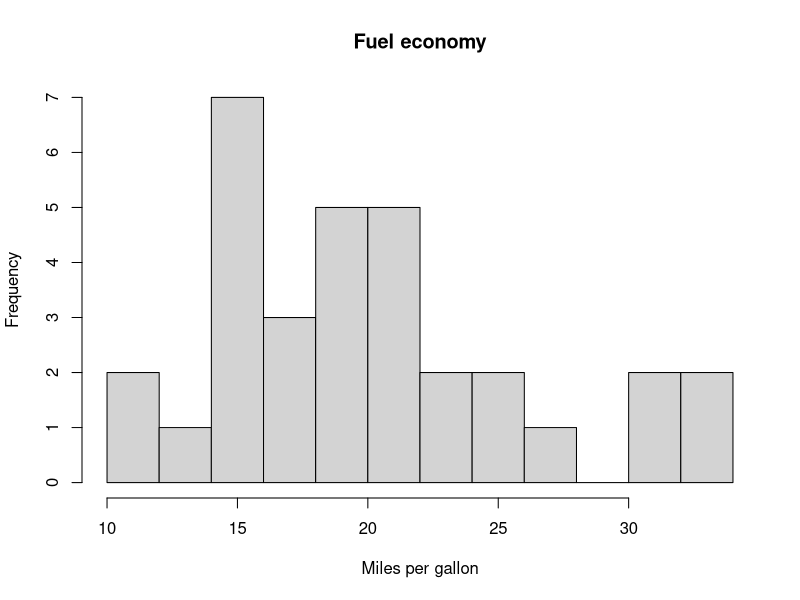
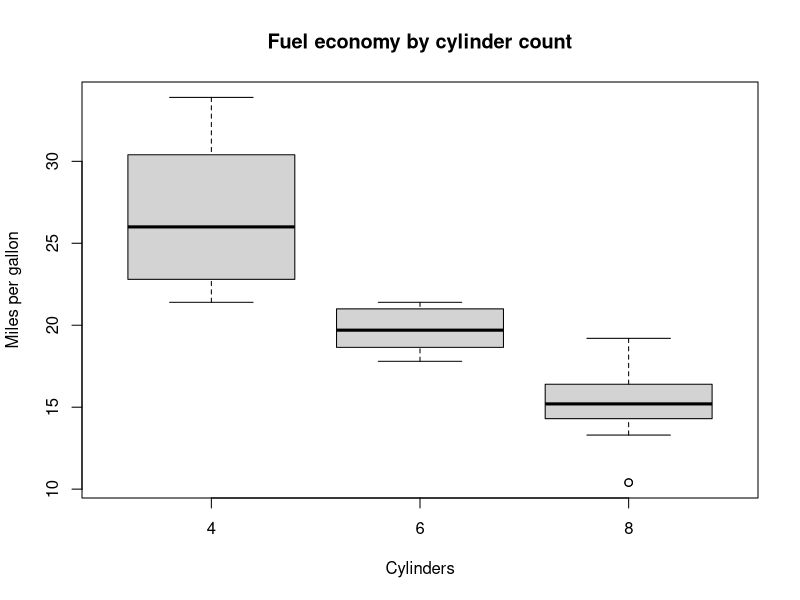
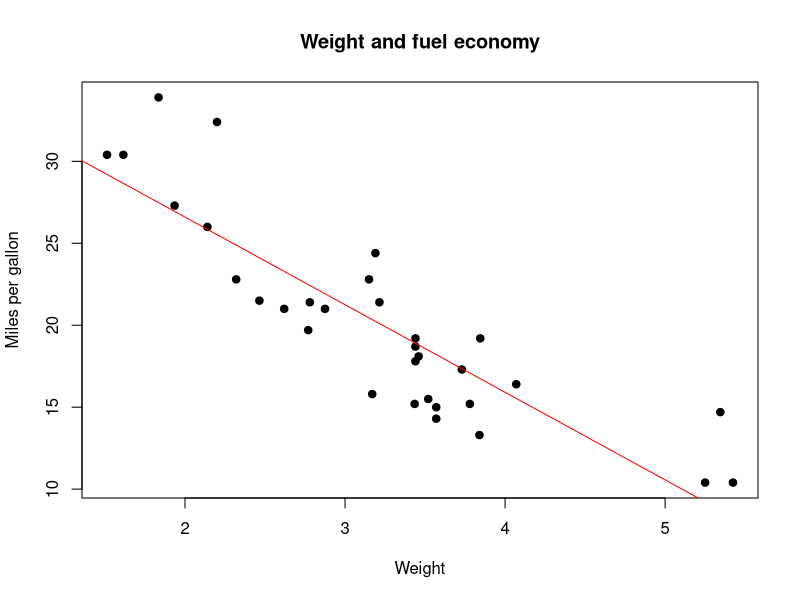

These charts were generated, in order, by the following R code:
data("mtcars")

hist(mtcars$mpg, breaks = 10, main = "Fuel economy", xlab = "Miles per gallon")

boxplot(mpg ~ cyl, data = mtcars,
        main = "Fuel economy by cylinder count",
        xlab = "Cylinders", ylab = "Miles per gallon")

plot(mtcars$wt, mtcars$mpg,
     main = "Weight and fuel economy",
     xlab = "Weight", ylab = "Miles per gallon", pch = 19)
abline(lm(mpg ~ wt, data = mtcars), col = "red")
